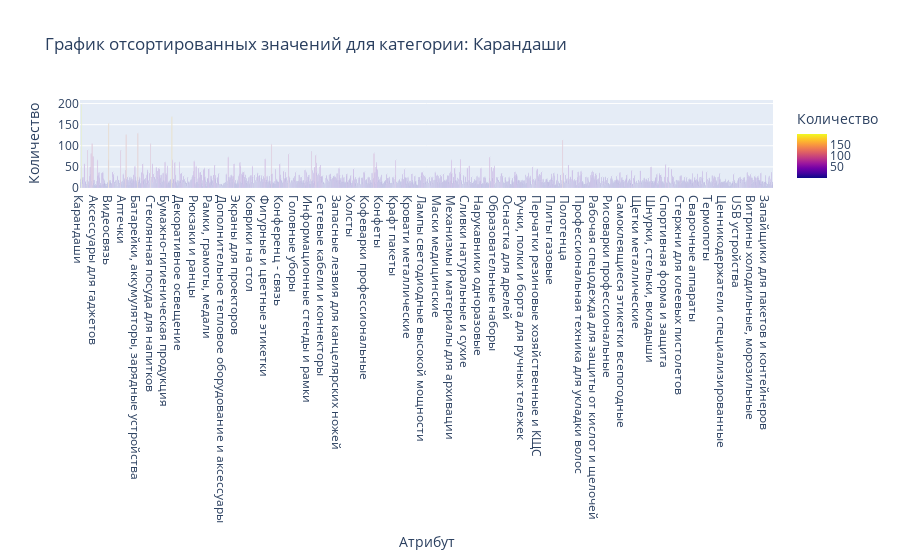

The notebook cell saved with this chart:
### Code cell
# sorted_items = sorted(data_dict.items(), key=lambda x: x[1], reverse=True)

# Разделение на списки ключей и значений
keys = [item for item in category_attribute.keys()]
values = [len(item) for item in category_attribute.values()]

# Создание DataFrame (необязательно, но удобно для plotly)
import pandas as pd
df = pd.DataFrame({'Атрибут': keys, 'Количество': values})

# Создание графика
fig = px.bar(
    df,
    x='Атрибут',
    y='Количество',
    title=f'График',
    # labels={'Категория': 'Позиция', 'Значение': 'Количество'},
    color='Количество',  # Цветовая шкала
    text='Количество'    # Отображение значений над столбцами
)

# Настройка визуализации
fig.update_traces(texttemplate='%{text:.2s}', textposition='auto')
fig.update_layout(showlegend=False)

# Отображение графика
fig.show()

### Figure 1 — Plotly figure (JSON) as saved in the notebook; plotly's stock layout.template omitted (floating-point values rounded to 4 significant figures; data arrays with more than 128 entries replaced by an {"elided": "..."} marker saying what was removed)
{"data": [{"hovertemplate": "Атрибут=%{x}<br>Количество=%{marker.color}<extra></extra>", "legendgroup": "", "marker": {"color": {"elided": "1406 int values"}, "coloraxis": "coloraxis", "pattern": {"shape": ""}}, "name": "", "orientation": "v", "showlegend": false, "text": {"elided": "1406 float values"}, "textposition": "auto", "texttemplate": "%{text:.2s}", "type": "bar", "x": {"elided": "1406 str values"}, "xaxis": "x", "y": {"elided": "1406 int values"}, "yaxis": "y"}], "layout": {"barmode": "relative", "coloraxis": {"colorbar": {"title": {"text": "Количество"}}, "colorscale": [[0, "#0d0887"], [0.1111, "#46039f"], [0.2222, "#7201a8"], [0.3333, "#9c179e"], [0.4444, "#bd3786"], [0.5556, "#d8576b"], [0.6667, "#ed7953"], [0.7778, "#fb9f3a"], [0.8889, "#fdca26"], [1, "#f0f921"]]}, "legend": {"tracegroupgap": 0}, "showlegend": false, "title": {"text": "График отсортированных значений для категории: Карандаши"}, "xaxis": {"anchor": "y", "domain": [0, 1], "title": {"text": "Атрибут"}}, "yaxis": {"anchor": "x", "domain": [0, 1], "title": {"text": "Количество"}}}}
